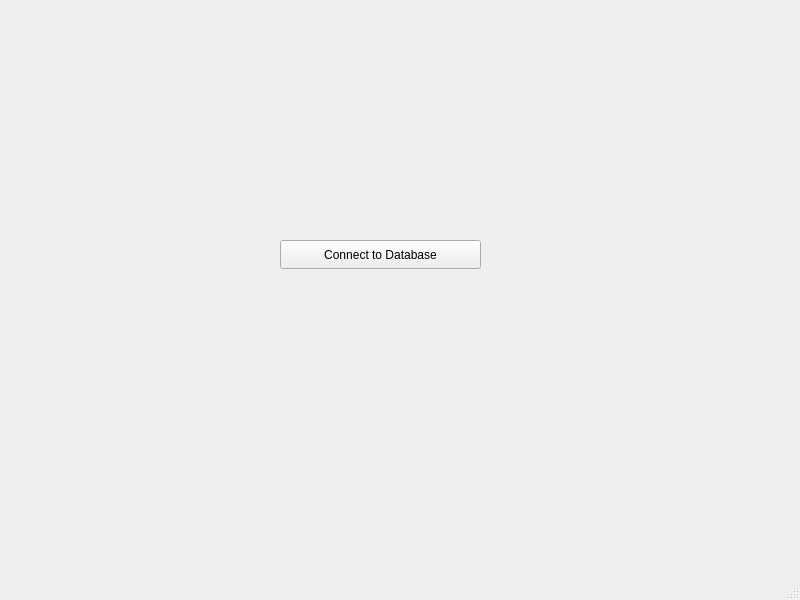
<?xml version="1.0" encoding="UTF-8"?>
<ui version="4.0">
 <class>MainWindow</class>
 <widget class="QMainWindow" name="MainWindow">
  <property name="geometry">
   <rect>
    <x>0</x>
    <y>0</y>
    <width>800</width>
    <height>600</height>
   </rect>
  </property>
  <property name="windowTitle">
   <string>MainWindow</string>
  </property>
  <widget class="QWidget" name="centralwidget">
   <widget class="QPushButton" name="pushButton">
    <property name="geometry">
     <rect>
      <x>280</x>
      <y>240</y>
      <width>201</width>
      <height>29</height>
     </rect>
    </property>
    <property name="text">
     <string>Connect to Database</string>
    </property>
   </widget>
  </widget>
  <widget class="QMenuBar" name="menubar">
   <property name="geometry">
    <rect>
     <x>0</x>
     <y>0</y>
     <width>800</width>
     <height>25</height>
    </rect>
   </property>
  </widget>
  <widget class="QStatusBar" name="statusbar"/>
 </widget>
 <resources/>
 <connections/>
</ui>
